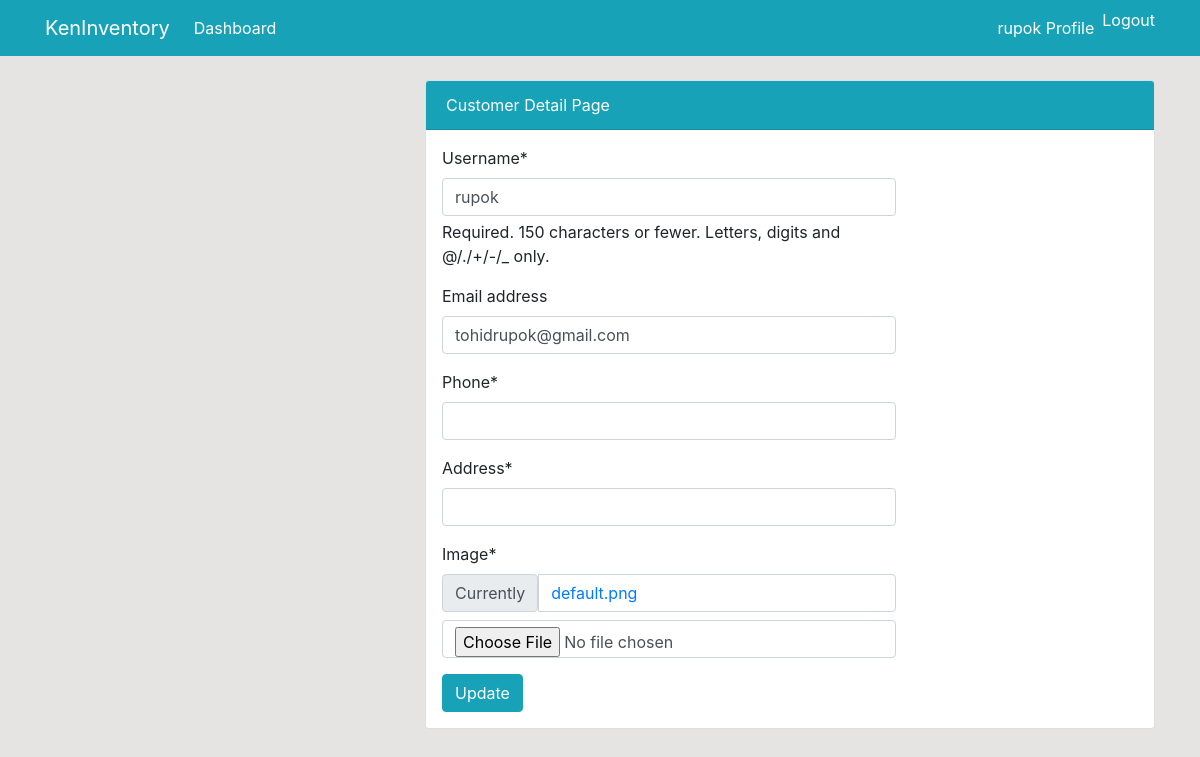
/profile/update/ (signed in), run on an earlier commit of the app's database.
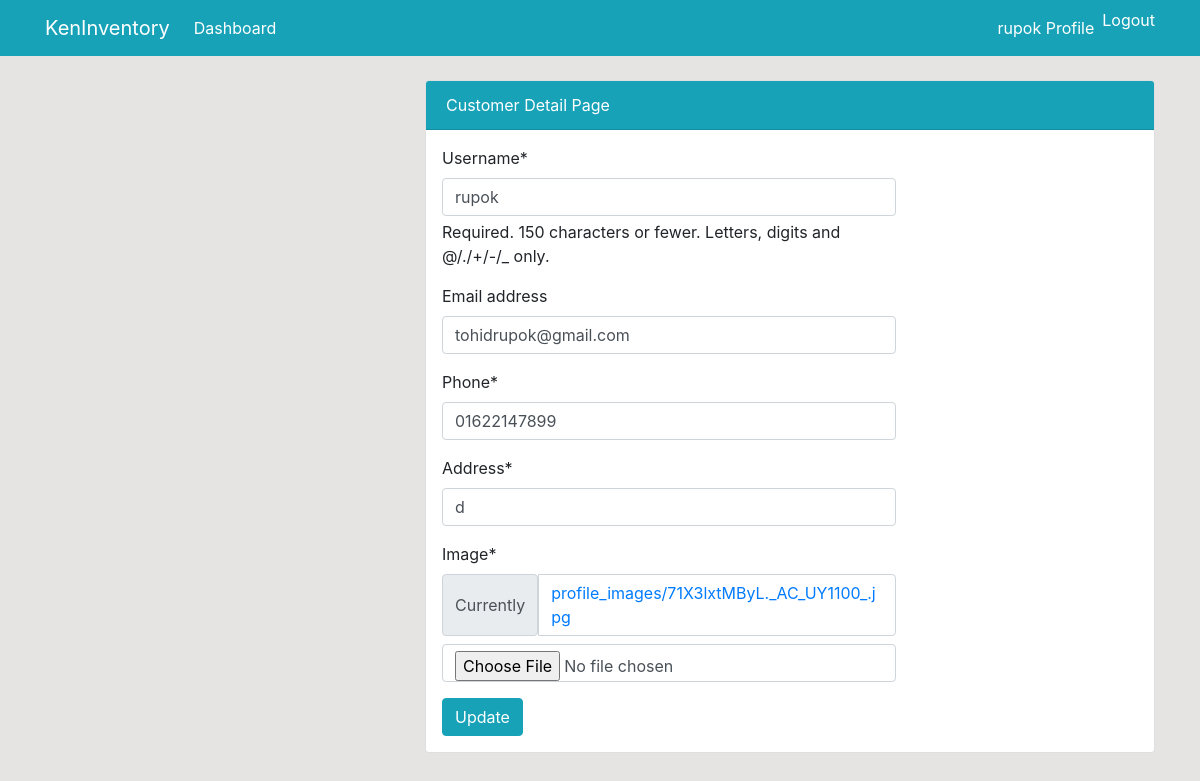
And on a later commit of the database.
### user/models.py (models this page shows, shortened)
class Profile(models.Model):
    customer = models.OneToOneField(User, on_delete=models.CASCADE)
    address = models.CharField(max_length=200)
    phone = models.CharField(max_length=50)
    image = models.ImageField(default='default.png',
                              upload_to='profile_images')

### user/views.py (the view)
# urls.py: path('profile/update/', user_views.profile_update,
def profile_update(request):
    if request.method == 'POST':
        u_form = UserUpdateForm(request.POST, instance=request.user)
        p_form = ProfileUpdateForm(
            request.POST, request.FILES, instance=request.user.profile)
        if u_form.is_valid() and p_form.is_valid():
            u_form.save()
            p_form.save()
            return redirect('user-profile')
    else:
        u_form = UserUpdateForm(instance=request.user)
        p_form = ProfileUpdateForm(instance=request.user.profile)
    context = {
        'u_form': u_form,
        'p_form': p_form,
    }
    return render(request, 'user/profile_update.html', context)

### user/forms.py
class UserUpdateForm(forms.ModelForm):
    class Meta:
        model = User
        fields = ['username', 'email']

class ProfileUpdateForm(forms.ModelForm):
    class Meta:
        model = Profile
        fields = ['phone', 'address', 'image']

### templates/user/profile_update.html (shortened to what this page needs)
{% extends 'partials/base.html' %}
{% load crispy_forms_tags %}
{% block content %}
<div class="row my-4">
    <div class="col-md-4"></div>
    <div class="col-md-8">
        <div class="card">
            <div class="card-header bg-info text-white">
                Customer Detail Page
            </div>
            <div class="row p-3">
                <div class="col-md-8">
                    <form method="POST" enctype="multipart/form-data">
                        {{ u_form|crispy }}
                        {{ p_form|crispy }}
                        <input class="btn btn-info" type="submit" value="Update">
                    </form>
                </div>
            </div>
        </div>
    </div>
</div>
{% endblock %}

What changed in the data, as far as the page shows it:
changed Profile: phone (not shown) → "01622147899"; address (not shown) → "d"
Also different on the page:
text no longer shown: "Phone * Address * Image * Currently default.png"
text now shown: "Phone * Address * Image * Currently profile_images/71X3lxtMByL._AC_UY1100_.jpg"
